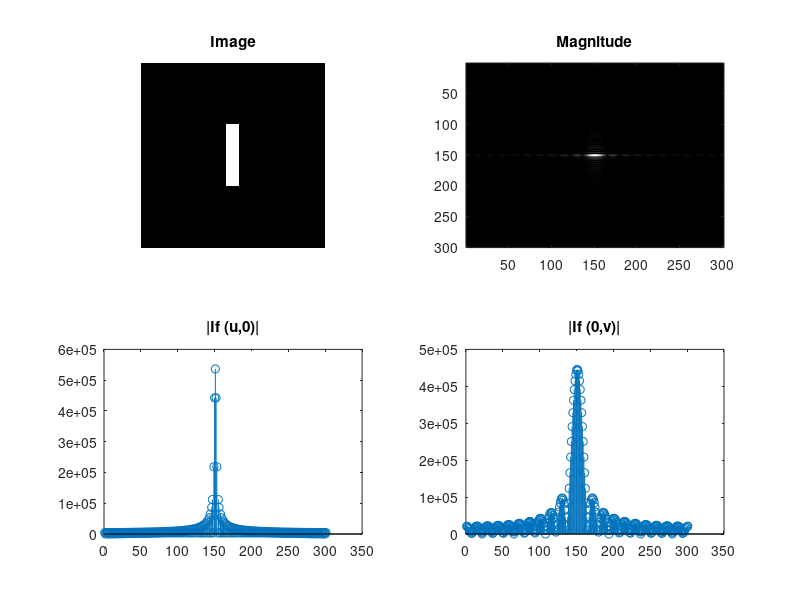

Recreate this plot in MATLAB.
clc;
clear all;
close all;

% Subdivision 1.5
img = zeros(301,301);
img(100:200, 140:160) = 255;
imgFreq = fftshift(fft2(img));
figure('units','normalized','outerposition',[0 0 1 1])
subplot(221); imshow(img); title('Image')
subplot(222); imagesc(abs(imgFreq)); colormap('gray'); title('Magnitude')
% Row vector along the center(We consider the middle because we have shifted the fft)
subplot(223); stem(abs(imgFreq(:,floor(size(imgFreq,2)/2)))); title('|If (u,0)|')
% Column vector along the center(We consider the middle because we have shifted the fft)
subplot(224); stem(abs(imgFreq(floor(size(imgFreq,1)/2),:))); title('|If (0,v)|')
